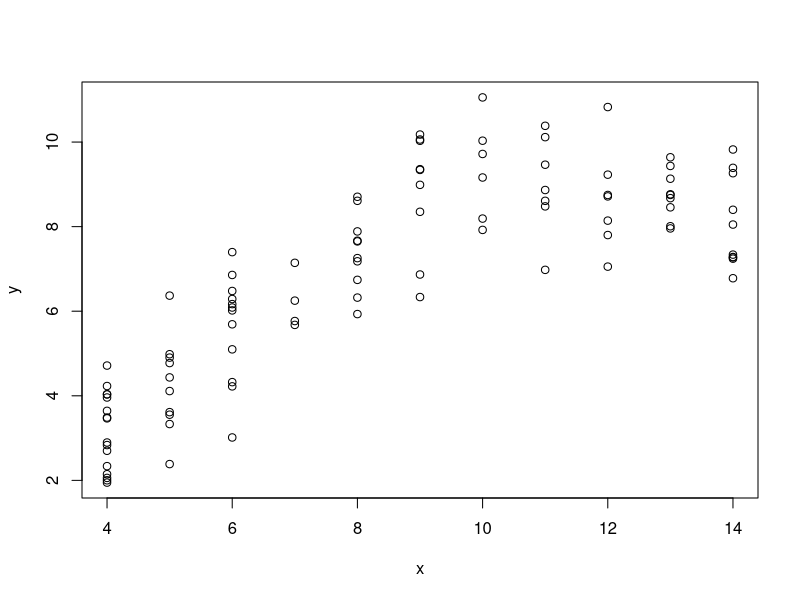

Write R code to recreate this figure.
#### R_Demo_Simulation_Inference_2_Sample_Hold_out.R
##########################################################################
## INSTRUCTOR: Christopher Fariss
## COURSE NAME: Programming and Simulation Methods for Computational Social Science (1T, 2W)
## University of Essex Summer School 2025
##
## Date: 2025-07-10
##
## Please e-mail me if you find any errors or have and suggestions (either email is fine)
## e-mail: cjf0006@gmail.com
## e-mail: cjfariss@umich.edu
##########################################################################
##
## Goal: Improve the predictive power or predictive validity of a model
##
##########################################################################
## Introduction to tutorial:
##
## (1) Begin building towards and learning about cross-validation
## (NOTE: There is no "crossing" yet)
##
## For this R tutorial we will simulate a dataset and then randomly divide it into two subsets.
##
## We will fit a model using the observations from one of the subsets of data (training data).
##
## We will then use the model estimates to predict the value of the dependent variable for the remaining out-of-sample data subset (testing data).
##
##########################################################################


#set.seed(940)


## set number of observations for simulation
n <- 100

## simulation of variables (This model is one of Anscombe's quartets)
x <- sample(4:14,n,replace=TRUE)
table(x)
y <- -5.996 + 2.781*x -0.127*x^2 + rnorm(n,0,1)
#y <- -5.996 + 2.781*x -0.127*x^2 + rnorm(n,0,2)

## plot the simulated relationship
par(mfrow=c(1,1))
plot(x=x, y=y)

## create a subject/unit ID variable with one values for each unit
## here the indicator values takes on 2-Fold values {1,2}
folds <- sample(1:2, size=n, replace=TRUE)
table(folds)

folds <- sample(rep(1:2, n/2), size=n, replace=FALSE)
folds
table(folds)

## doesn't always yield 50/50 ratio of 1s and 2s
#folds <- sample(1:2, size=n, replace=TRUE)
#folds
#table(folds)

## create a data frame with the dependent variable, independent variable, and randomly created ID
dat <- data.frame(y, x, folds)

summary(dat)

head(dat)

## fit a linear model to the full dataset
model <- lm(y ~ x, data=dat)
summary(model)


## subset the full dataset into to subsets based on the ID variable
train <- subset(dat, folds==1)
test <- subset(dat, folds==2)

train <- dat[dat$folds==1,]
test <- dat[dat$folds==2,]

nrow(train)
nrow(test)


## Model 0: fit a linear model
fit <- lm(y ~ 1, data=train)
in_sample_rmse <- sqrt(mean((as.numeric(predict(fit))-train$y)^2))
in_sample_rmse

pred <- predict(fit, newdata=test)
rmse <- sqrt(mean((as.numeric(pred)-test$y)^2))
rmse

## prove something
mean(train$y)

y_simple <- c(1,2,3,4,5)
summary(lm(y_simple ~ 1))


## Model 1: fit a linear model
fit <- lm(y ~ x, data=train)
in_sample_rmse <- sqrt(mean((as.numeric(predict(fit))-train$y)^2))
in_sample_rmse

pred <- predict(fit, newdata=test)
rmse <- sqrt(mean((as.numeric(pred)-test$y)^2))
rmse

## this is what predict function is doing under the hood
y_hat <- fit$coefficients[1] + fit$coefficients[2] * test$x 

## Model 2: fit a linear model with a squared term
fit <- lm(y ~ x + I(x^2), data=train)
in_sample_rmse <- sqrt(mean((as.numeric(predict(fit))-train$y)^2))
in_sample_rmse

pred <- predict(fit, newdata=test)
rmse <- sqrt(mean((as.numeric(pred)-test$y)^2))
rmse


## Model 3: fit a linear model with a squared term and a cubic term
fit <- lm(y ~ x + I(x^2) + I(x^3), data=train)
in_sample_rmse <- sqrt(mean((as.numeric(predict(fit))-train$y)^2))
in_sample_rmse

pred <- predict(fit, newdata=test)
rmse <- sqrt(mean((as.numeric(pred)-test$y)^2))
rmse


## Model 4: fit a linear model with a squared term and a cubic term and a 4th order term
fit <- lm(y ~ x + I(x^2) + I(x^3) + I(x^4), data=train)
in_sample_rmse <- sqrt(mean((as.numeric(predict(fit))-train$y)^2))
in_sample_rmse

pred <- predict(fit, newdata=test)
rmse <- sqrt(mean((as.numeric(pred)-test$y)^2))
rmse
